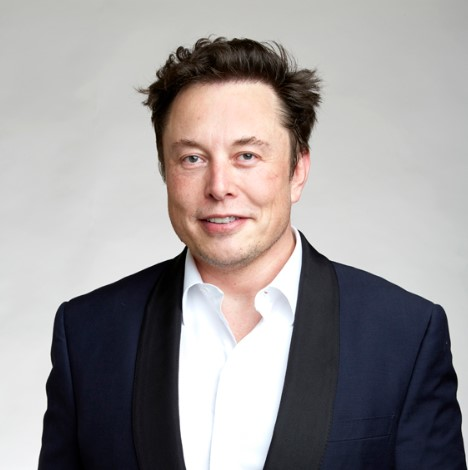
#> input picture ImagesBasic/Elon Musk.jpg, 468 x 470 px, given in place of the camera
$ python main.py
#> lines starting #> are read from the running program, lines starting #| are printed output that depends on the picture; after the words box and inside, x2 and y2 are one past the last pixel; in counts of white or black regions, pixels touching at a corner belong together
#> the answer given: 1
### check_camera.py
def camer():
    import cv2

    # Load the cascade
    cascade_face = cv2.CascadeClassifier('haarcascade_default.xml')

    # To capture video from webcam.
    cap = cv2.VideoCapture(0)

    while True:
        # Read the frame
        _, img = cap.read()
#> img is the input picture: shape (470, 468, 3); mean B, G, R 152.1, 151.7, 156.2

        # Convert to grayscale
        gray = cv2.cvtColor(img, cv2.COLOR_BGR2GRAY)
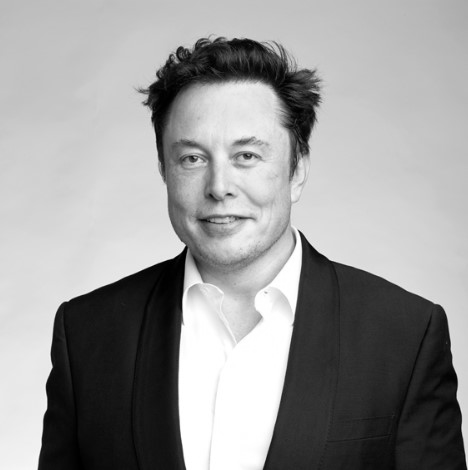
#> gray: shape (470, 468); min 0, max 255, mean 153.1

        # Detect the faces
        faces = cascade_face.detectMultiScale(gray, 1.3, 5, minSize=(30, 30),flags = cv2.CASCADE_SCALE_IMAGE)
#> faces = [[141, 92, 164, 164]]

        # Draw the rectangle around each face
        for (a, b, c, d) in faces:
            cv2.rectangle(img, (a, b), (a + c, b + d), (10,159,255), 2)
#> this loop made 1 pass
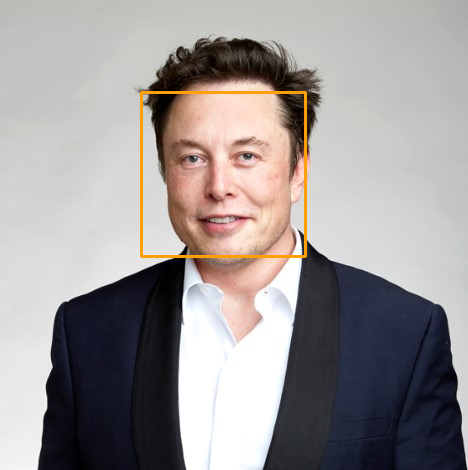
#> img: shape (470, 468, 3); 0.89% of pixels changed, all inside (x1, y1, x2, y2) = (140, 91, 307, 258)


        # Display
        cv2.imshow('Webcam Check', img)

        # Stop if escape key is pressed
        if cv2.waitKey(1) & 0xFF == ord('q'):
#> (key q is pressed here)
            break

    # Release the captureVideo object
    cap.release()
    cv2.destroyAllWindows()

### main.py
import os  # os functions
import check_camera
import capture_image
import train_image
import recognize


def title_bar():
    os.system('cls')
    print("\t***** Face Recognition Attendance System *****")


def mainMenu():
    title_bar()
    print()
    print(10 * "*", "WELCOME MENU", 10 * "*")
    print("[1] Check Camera")
    print("[2] Capture Faces")
    print("[3] Train Images")
    print("[4] Recognize & Attendance")
    print("[5] Auto Mail")
    print("[6] Quit")
    while True:
        try:
            choice = int(input("Enter Choice: "))
            if choice == 1:
                checkCamera()
                break
            elif choice == 2:
                CaptureFaces()
                break
            elif choice == 3:
                Trainimages()
                break
            elif choice == 4:
                recognizeFaces()
                break
            elif choice == 5:
                os.system("py automail.py")
                break
                mainMenu()
            elif choice == 6:
                print("Thank You")
                break
            else:
                print("Invalid Choice. Enter 1-4")
                mainMenu()
        except ValueError:
            print("Invalid Choice. Enter 1-4\n Try Again")
    exit

# camera test function from check camera.py file
def checkCamera():
    check_camera.camer()
    key = input("Enter any key to return main menu")
    mainMenu()
#> the answer given: 1
#> the loop in camer (call 2), `for (a, b, c, d) in faces:` made 1 pass
#> (key Esc is pressed here)
#> the answer given: 1

# image function form capture image.py file
def CaptureFaces():
    capture_image.takeImages()
    key = input("Enter any key to return main menu")
    mainMenu()

# train images from train_images.py file
def Trainimages():
    train_image.TrainImages()
    key = input("Enter any key to return main menu")
    mainMenu()

# recognize_attendance from recognize.py file
def recognizeFaces():
    recognize.recognize_attendance()
    key = input("Enter any key to return main menu")
    mainMenu()

# main driver
#> (the run stopped early here; a loop or call above may not have finished)

$ run again, on ImagesBasic/Elon Test.jpg
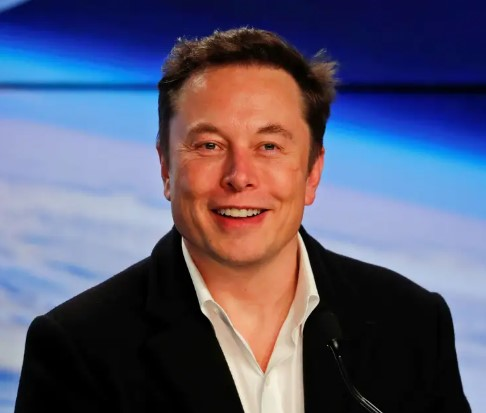
#> input picture ImagesBasic/Elon Test.jpg, 486 x 413 px, given in place of the camera
#> in camer, img is the input picture: shape (413, 486, 3); mean B, G, R 113.4, 87.9, 88.1
#> in camer, `gray = cv2.cvtColor(img, cv2.COLOR_BGR2GRAY)`:
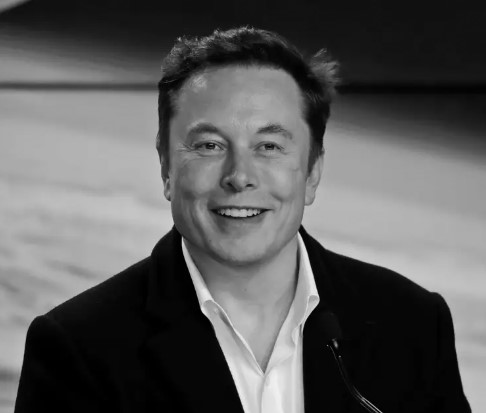
#> gray: shape (413, 486); min 0, max 241, mean 90.9
#> faces = [[154, 78, 176, 176]]
#> the loop in camer, `for (a, b, c, d) in faces:` made 1 pass
#> after the loop in camer, `for (a, b, c, d) in faces:`:
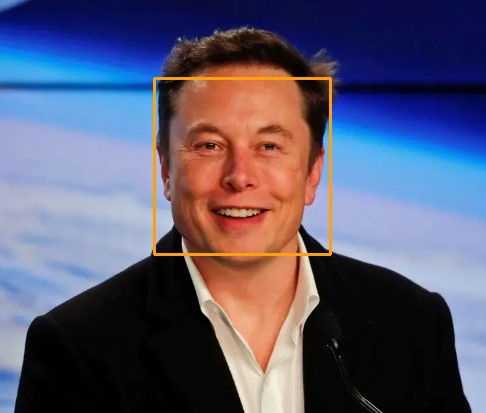
#> img: shape (413, 486, 3); 1.05% of pixels changed, all inside (x1, y1, x2, y2) = (153, 77, 332, 256)
#> the loop in camer (call 2), `for (a, b, c, d) in faces:` made 1 pass
